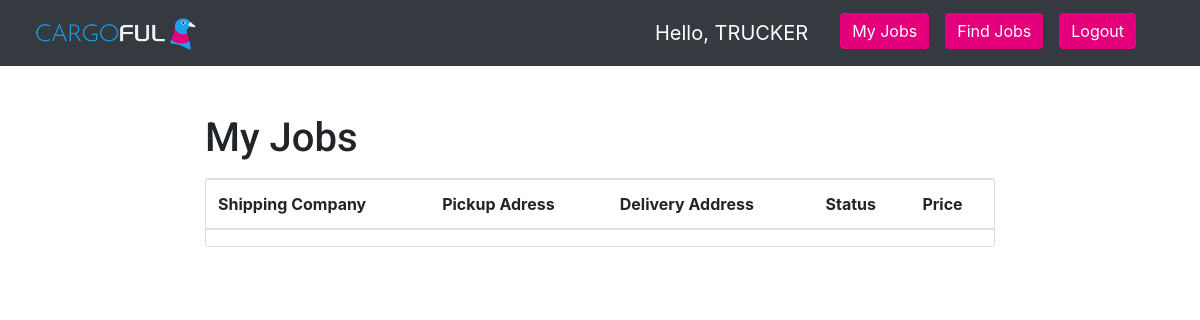
Page /trucker/ (signed in) on the earlier database version.
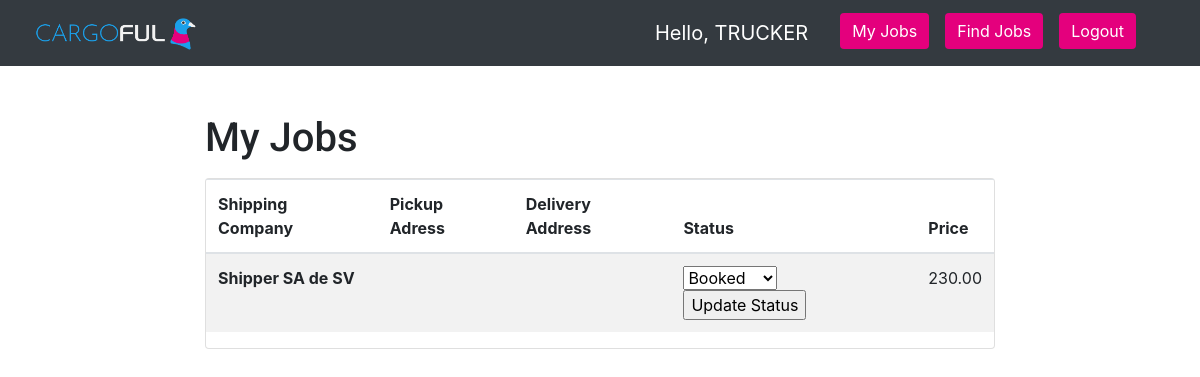
Same page on the later database version.
### shipper/models.py (models this page shows)
class order(models.Model):
    def get_carta_porte_path(file):
        return os.path.join('carta_porte', file)
    def get_orden_de_embarco(file):
        return os.path.join('orden_de_embarco', file)
    shipping_company = models.ForeignKey(shipper, on_delete = models.PROTECT)
    truck_company = models.ForeignKey(truck_company, null=True, on_delete = models.CASCADE)
    driver = models.ForeignKey(driver, null = True, on_delete = models.SET_NULL)
    pickup_latitude = models.DecimalField(default = 0.0, max_digits = 9, decimal_places = 6)
    pickup_longitude = models.DecimalField(default = 0.0, max_digits = 9, decimal_places = 6)
    delivery_latitude = models.DecimalField(default = 0.0, max_digits = 9, decimal_places = 6)
    delivery_longitude = models.DecimalField(default = 0.0, max_digits = 9, decimal_places = 6)
    pickup_date = models.DateField(default = date.today, auto_now_add = False)
    delivery_date = models.DateField(default = date.today, auto_now_add = False)
    price = models.DecimalField(default = 0.0, max_digits = 9, decimal_places = 2)
    distance = models.DecimalField(default = 0.0, max_digits = 9, decimal_places = 6)
    carta_porte = models.ImageField(upload_to = get_carta_porte_path, blank = True, null = True)
    orden_de_embarco = models.ImageField(upload_to = get_orden_de_embarco, blank = True, null = True)
    shipment_number = models.PositiveIntegerField(default = 0)
    numero_de_pedido = models.PositiveIntegerField(default = 0)
    numero_de_abaran = models.PositiveIntegerField(default = 0)
    pickup_time = models.TimeField(default = timezone.now, auto_now_add = False)
    delivery_time = models.TimeField(default = timezone.now, auto_now_add = False)
    contents = models.TextField(default = '')
    instructions = models.TextField(default = '')
    TRUCK_TYPES = [
        ('Low Boy', 'Low Boy'),
        ('Caja Seca 48 pies', 'Caja Seca 48 pies'),
        ('Refrigerado 48 pies', 'Refrigerado 48 pies'),
        ('Plataforma 48 pies', 'Plataforma 48 pies'),
        ('Caja Seca 53 pies', 'Caja Seca 53 pies'),
        ('Refrigerado 53 pies', 'Refrigerado 53 pies'),
        ('Plataforma 53 pies', 'Plataforma 53 pies'),
        ('Full', 'Full'),
        ('Plataforma Full', 'Plataforma Full'),
        ('Torton Caja Seca', 'Torton Caja Seca'),
        ('Torton Refrigerado', 'Torton Refrigerado'),
        ('Troton Plataforma', 'Troton Plataforma'),
        ('Rabon Caja Seca', 'Rabon Caja Seca'),
        ('Rabon Refrigerado', 'Rabon Refrigerado'),
        ('Rabon Plataforma', 'Rabon Plataforma'),
        ('Camioneta 5.5 tons', 'Camioneta 5.5 tons'),
        ('Camioneta 3.5 tons', 'Camioneta 3.5 tons'),
        ('Camioneta 3.5 tons Plataforma', 'Camioneta 3.5 tons Plataforma'),
        ('Camioneta 1.5 tons', 'Camioneta 1.5 tons'),
        ('Camioneta 3.5 tons Redilla', 'Camioneta 3.5 tons Redilla'),
    ]
    truck_type = models.CharField(
        max_length = 40,
        choices = TRUCK_TYPES, #references above list object
        default = 'LB'
        )
    status = models.PositiveIntegerField(default = 0, validators = [MaxValueValidator(4)])
    """for the status field:
    0 -> unassigned (not booked yet)
    1 -> booked
    2 -> in transit
    3 -> delivered
    4 -> cancelled
    """

class shipper(models.Model):
    user = models.OneToOneField(User, on_delete = models.CASCADE)
    active_orders = models.PositiveIntegerField(default = 0)
    total_orders = models.PositiveIntegerField(default = 0)
    cancelled_orders = models.PositiveIntegerField(default = 0)
    rating = models.PositiveIntegerField(default = 0, validators = [MaxValueValidator(5)])
    USERNAME_FIELD = 'email'

### authorization/models.py (models this page shows)
class Profile(models.Model):
    user = models.OneToOneField(User, on_delete=models.CASCADE)
    user_type = models.CharField(max_length=30)
    company_name = models.CharField(max_length=30)

### authorization/decorators.py (the view)
        def wrapper_func(request, *args, **kwargs):
            group = None
            if request.user.groups.exists():
                group = request.user.groups.all()[0].name
            if group in allowed_roles:
                return view_func(request, *args, **kwargs)
            else:
                return HttpResponse('You are not authorized to view this page')

### trucker/templatetags/trucker_tags.py (called while the page is built)
@register.filter(is_safe=True)
def reverse_geo_pickup(order):
    gmaps = googlemaps.Client(key='AIzaSyCKmjFt91GOvHaqyxpoiiqFQURjFST7U2I')
    reverse_geo = gmaps.reverse_geocode((order.pickup_latitude, order.pickup_longitude))
    addy = reverse_geo[0]['formatted_address']
    return addy

@register.filter(is_safe=True)
def reverse_geo_delivery(order):
    gmaps = googlemaps.Client(key='AIzaSyCKmjFt91GOvHaqyxpoiiqFQURjFST7U2I')
    reverse_geo = gmaps.reverse_geocode((order.delivery_latitude, order.delivery_longitude))
    addy = reverse_geo[0]['formatted_address']
    return addy

### trucker/views.py (called while the page is built)
@login_required
@allowed_users(allowed_roles=['Trucker'])
def My_Orders(request):
    if request.method == 'GET':
        me = truck_company.objects.filter(user=request.user).first()
        my_orders = order.objects.filter(truck_company=me)
    return render(request, 'trucker/my_orders.html', {'my_orders': my_orders})

### trucker/templates/trucker/my_orders.html (shortened to what this page needs)
{% extends 'trucker/base.html'%}
{% block content %}
{% load trucker_tags %}
<div class="row justify-content-center mt-5">
  <div class="col-md-8">
    <h1>My Jobs</h1>
  </div>
</div>
<div class="row justify-content-center pt-2">
  <div class="col-md-8">
    <div class="card">
    <table class="table table-striped">
      <thead>
        <link rel="stylesheet" href="https://stackpath.bootstrapcdn.com/bootstrap/4.4.1/css/bootstrap.min.css"
>
        <tr>
          <th scope="col">Shipping Company</th>
          <th scope = 'col'> Pickup Adress </th>
          <th scope = 'col'> Delivery Address </th>
          <th scope = 'col'> Status </th>
          <th scope="col">Price</th>
        </tr>
      </thead>
      <tbody>
        {% for my in my_orders %}
        <tr>
          <th scope="row">{{ my.shipping_company.user.profile.company_name }}</th>
          <td>{{ my|reverse_geo_pickup }}</td>
          <td>{{ my|reverse_geo_delivery }}</td>
          <td>
            {% if my.status == 1 %}
            <form action = 'update_status' method = 'post'>{% csrf_token %}
                <select id = 'status' name="status">
              		<option value='1'>Booked</option>
            		</select>
                <input type = 'submit' value = 'Update Status'>
            </form>
            {% endif %}
          </td>
          <td>{{ my.price }}</td>
        </tr>
        {% endfor %}
      </tbody>
    </table>
    </div>
  </div>
</div>
{% endblock %}

Differences in the rows shown:
added order: shipping_company.user.profile.company_name "Shipper SA de SV", price "230.00"
